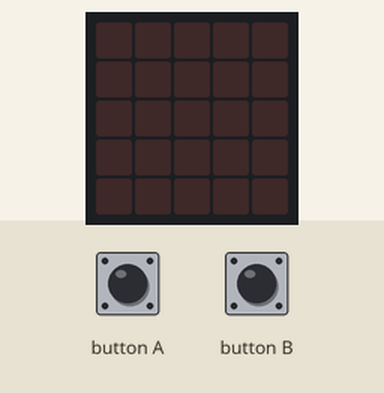
A program run on a simulated BBC micro:bit running MicroPython. Shown: the board's 5×5 LED display. Inputs (shaded band) come from the test bench.

Above: at 1.2 s.
1.3 s: button A pressed for 0.15 s
At 1.8 s:
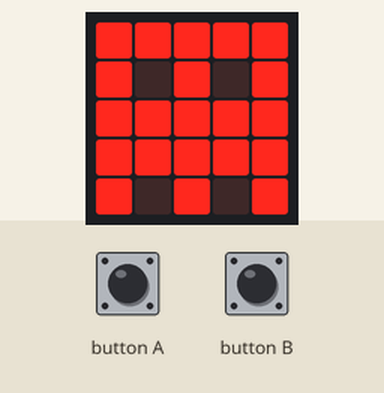
2.9 s: button B pressed for 0.15 s
At 4.1 s:
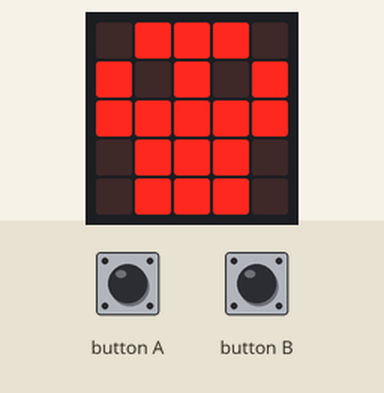
4.5 s: button A pressed for 1 s
At 5.4 s:
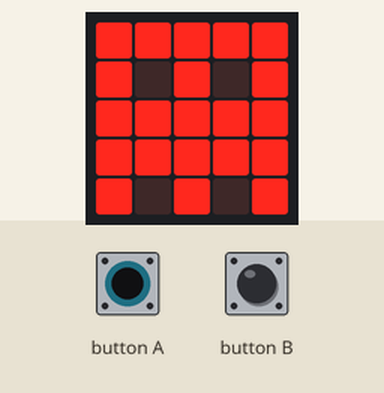
7.0 s: button B pressed for 1 s
At 7.3 s:
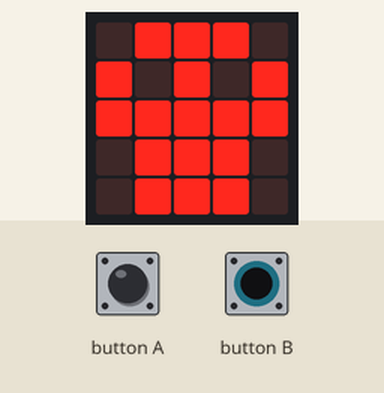
Timing chart, 0 to 10.0 s (numbered marks = the images above; inputs shaded):
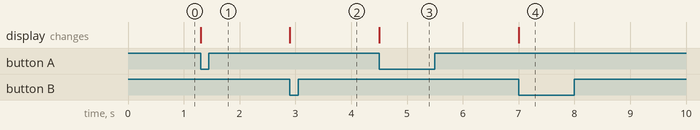

Measured:
- after the input at 1.3 s, the display: changes at once (image 1)
- after the input at 2.9 s, the display: changes at once (image 2)
- after the input at 4.5 s, the display: changes at once (image 3)
- after the input at 7.0 s, the display: changes at once (image 4)

The program:

7_1.py
```python
from microbit import *
display.clear()
while True:
    if button_a.is_pressed(): #returns true or false
        display.show(Image.GHOST)
    elif button_b.is_pressed():#returns true or false
            display.show(Image.SKULL)
```
